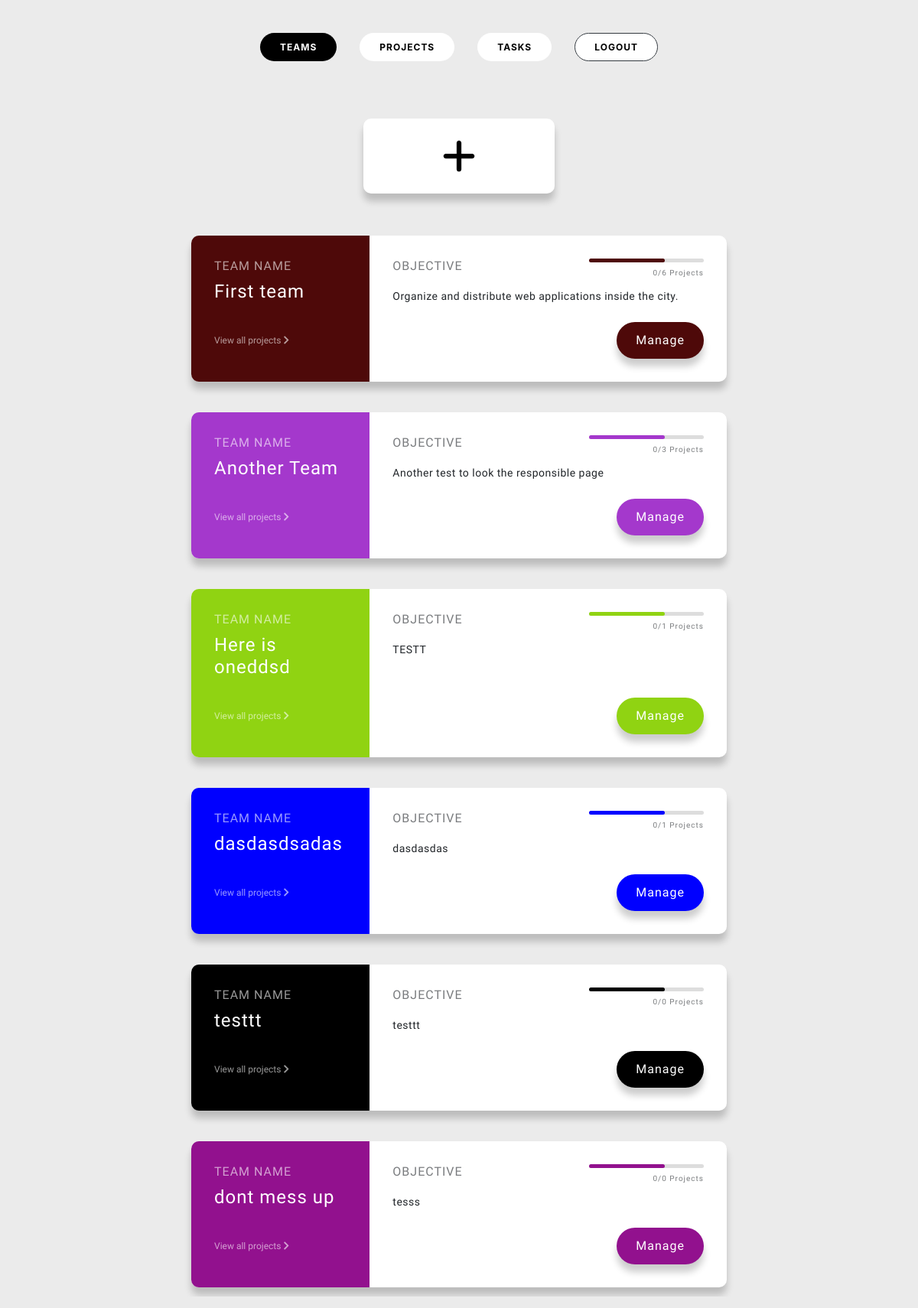
Before: /teams (signed in) with the older database file.
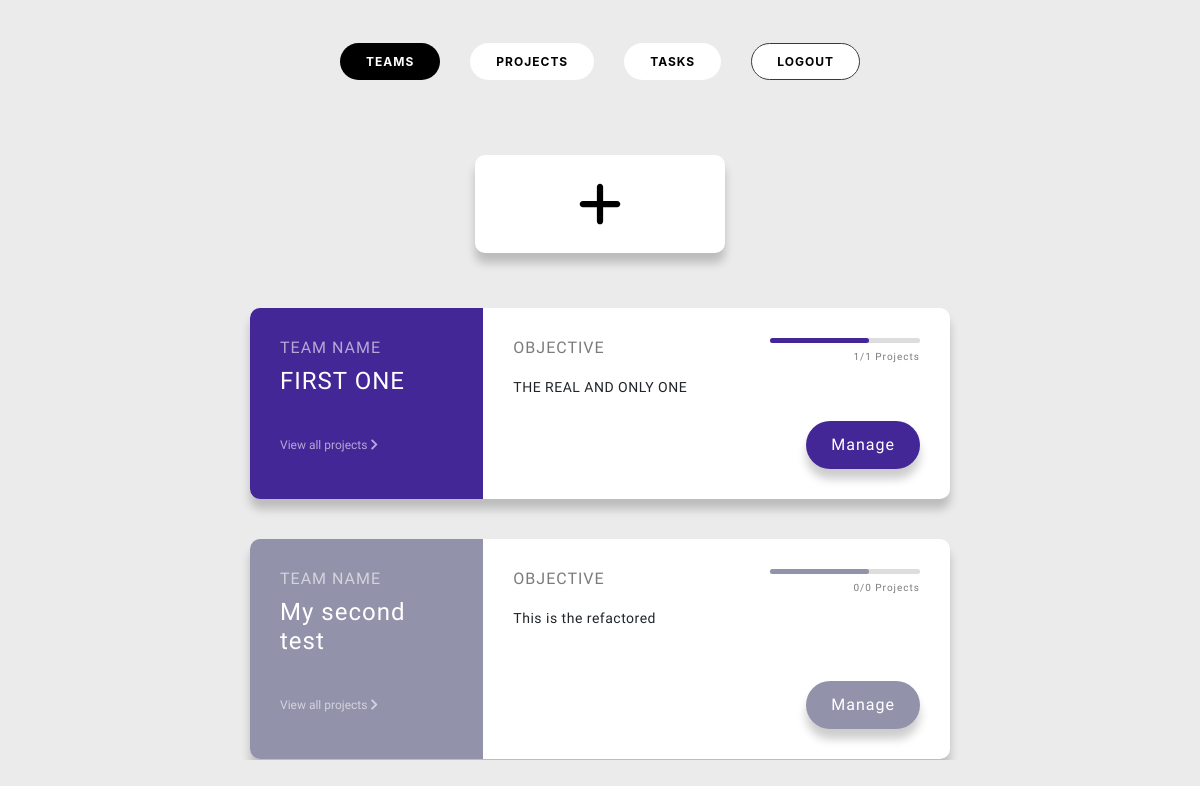
After: the same page with the newer database file.
### network/models.py (models this page shows, shortened)
class Team(models.Model):
    name = models.CharField(max_length=255)
    objective = models.TextField()
    color = models.CharField(max_length=7)
    members = models.ManyToManyField(User, related_name='teams', default=None, null=True,)
    def completed_projects_count(self):
        return self.project_set.filter(is_completed=True).count()

### network/views.py (the view)
# urls.py: path("teams", views.teams, name="teams"),
def teams(request):
    current_user = request.user
    teams = current_user.teams.all()
    context = {
        'teams': teams,
    }
    return render(request, "network/teams.html", context)

### network/templates/network/teams.html (shortened to what this page needs)
{% extends "network/layout.html" %}
{% block body %}
<div class="teams_wrapper">
    <div class="team_container w-25 m-auto">
        <a href="{% url 'create_team'%}">
            <div class="team white_bg p-4">
            </div>
        </a>
    </div>
    {% for team in teams %}
    <div class="team_container">
        <div class="team row">
            <div class="team-preview col-4" style="background-color: {{ team.color }}">
                <h6>Team Name</h6>
                <h2>{{ team.name }}</h2>
                <a href="#" onclick="viewProjects({{ team.id }})">View all projects <i class="fas fa-chevron-right"></i></a>
            </div>
            <div class="team-info col-8">
                <div class="progress-container">
                    <div class="progress bar_color_{{ team.id }}"></div>
                    <span class="progress-text">
                        {{ team.completed_projects_count }}/{{ team.project_set.all.count }} Projects
                    </span>
                </div>
                <h6>Objective</h6>
                <p>{{ team.objective }}</p>
                <button class="btn btn_team" style="background-color: {{ team.color }}">Manage</button>
            </div>
        </div>
    </div>
    {% endfor %}
</div>
{% endblock %}

Changed rows visible on the page:
removed Team: name "First team", completed_projects_count "0", project_set.all.count "6", objective "Organize and distribute web applications inside the city."
removed Team: name "Another Team", completed_projects_count "0", project_set.all.count "3", objective "Another test to look the responsible page"
removed Team: name "Here is oneddsd", completed_projects_count "0", project_set.all.count "1", objective "TESTT"
removed Team: name "dasdasdsadas", completed_projects_count "0", project_set.all.count "1", objective "dasdasdas"
removed Team: name "testtt", completed_projects_count "0", project_set.all.count "0", objective "testtt"
removed Team: name "dont mess up", completed_projects_count "0", project_set.all.count "0", objective "tesss"
added Team: name "FIRST ONE", completed_projects_count "1", project_set.all.count "1", objective "THE REAL AND ONLY ONE"
added Team: name "My second test", completed_projects_count "0", project_set.all.count "0", objective "This is the refactored"
